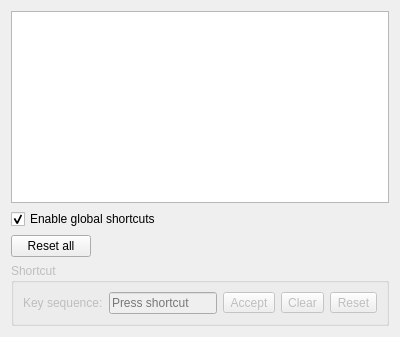
          <widget class="QWidget" name="shortcutsPage">
           <property name="sizePolicy">
            <sizepolicy hsizetype="Ignored" vsizetype="Ignored">
             <horstretch>0</horstretch>
             <verstretch>0</verstretch>
            </sizepolicy>
           </property>
           <layout class="QVBoxLayout" name="shortcutsLayout">
            <item>
             <widget class="ShortcutsView" name="shortcutsTreeView"/>
            </item>
            <item>
             <widget class="QCheckBox" name="globalShortcutsCheckBox">
              <property name="toolTip">
               <string>&lt;html&gt;&lt;head/&gt;&lt;body&gt;&lt;p&gt;Register global shortcuts in system&lt;/p&gt;&lt;/body&gt;&lt;/html&gt;</string>
              </property>
              <property name="text">
               <string>Enable global shortcuts</string>
              </property>
              <property name="checked">
               <bool>true</bool>
              </property>
             </widget>
            </item>
            <item>
             <widget class="QPushButton" name="resetAllShortcutsButton">
              <property name="sizePolicy">
               <sizepolicy hsizetype="Maximum" vsizetype="Fixed">
                <horstretch>0</horstretch>
                <verstretch>0</verstretch>
               </sizepolicy>
              </property>
              <property name="toolTip">
               <string>&lt;html&gt;&lt;head/&gt;&lt;body&gt;&lt;p&gt;Reset all shortcuts to defaults&lt;/p&gt;&lt;/body&gt;&lt;/html&gt;</string>
              </property>
              <property name="text">
               <string>Reset all</string>
              </property>
             </widget>
            </item>
            <item>
             <widget class="QGroupBox" name="shortcutGroupBox">
              <property name="enabled">
               <bool>false</bool>
              </property>
              <property name="title">
               <string>Shortcut</string>
              </property>
              <layout class="QHBoxLayout" name="shortcutBoxLayout">
               <item>
                <widget class="QLabel" name="shortcutLabel">
                 <property name="text">
                  <string>Key sequence:</string>
                 </property>
                </widget>
               </item>
               <item>
                <widget class="QKeySequenceEdit" name="shortcutSequenceEdit">
                 <property name="toolTip">
                  <string>&lt;html&gt;&lt;head/&gt;&lt;body&gt;&lt;p&gt;The key sequence for the selected action&lt;/p&gt;&lt;/body&gt;&lt;/html&gt;</string>
                 </property>
                </widget>
               </item>
               <item>
                <widget class="QToolButton" name="acceptShortcutButton">
                 <property name="toolTip">
                  <string>&lt;html&gt;&lt;head/&gt;&lt;body&gt;&lt;p&gt;Accept shortcut&lt;/p&gt;&lt;/body&gt;&lt;/html&gt;</string>
                 </property>
                 <property name="text">
                  <string>Accept</string>
                 </property>
                 <property name="icon">
                  <iconset theme="dialog-ok-apply">
                   <normaloff>.</normaloff>.</iconset>
                 </property>
                </widget>
               </item>
               <item>
                <widget class="QToolButton" name="clearShortcutButton">
                 <property name="toolTip">
                  <string>&lt;html&gt;&lt;head/&gt;&lt;body&gt;&lt;p&gt;Clear shortcut&lt;/p&gt;&lt;/body&gt;&lt;/html&gt;</string>
                 </property>
                 <property name="text">
                  <string>Clear</string>
                 </property>
                 <property name="icon">
                  <iconset theme="edit-clear-all">
                   <normaloff>.</normaloff>.</iconset>
                 </property>
                </widget>
               </item>
               <item>
                <widget class="QToolButton" name="resetShortcutButton">
                 <property name="toolTip">
                  <string>&lt;html&gt;&lt;head/&gt;&lt;body&gt;&lt;p&gt;Reset shortcut to default&lt;/p&gt;&lt;/body&gt;&lt;/html&gt;</string>
                 </property>
                 <property name="text">
                  <string>Reset</string>
                 </property>
                 <property name="icon">
                  <iconset theme="view-refresh">
                   <normaloff>.</normaloff>.</iconset>
                 </property>
                </widget>
               </item>
              </layout>
             </widget>
            </item>
           </layout>
          </widget>
